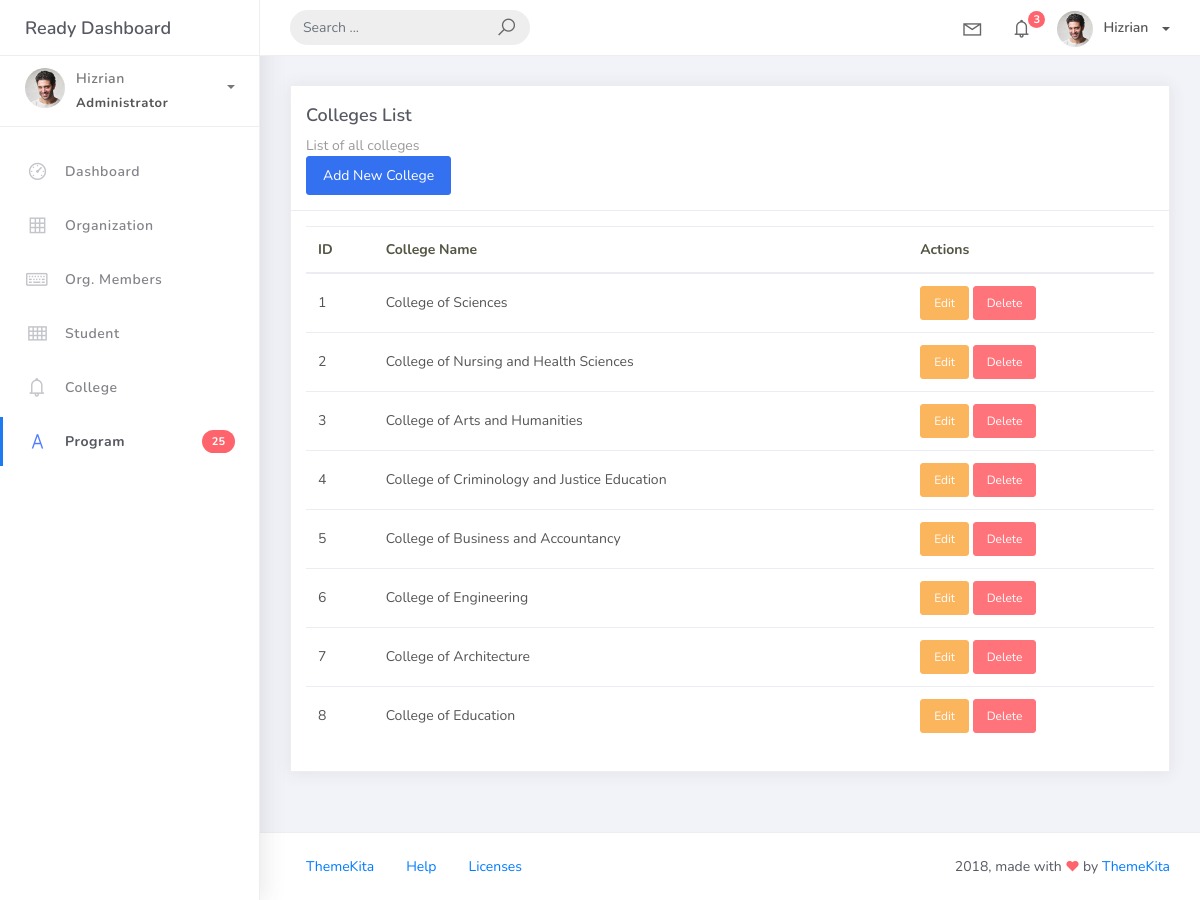
/college/, run on the app's committed database.
### studentorg/models.py (models this page shows, shortened)
class BaseModel(models.Model):
    created_at = models.DateTimeField(auto_now_add=True, db_index=True)
    updated_at = models.DateTimeField(auto_now=True)
    class Meta:
        abstract = True

class College(BaseModel):
    college_name = models.CharField(max_length=150)

### studentorg/views.py (the view)
# urls.py: path('college/', CollegeList.as_view(), name='college-list'),
class CollegeList(ListView):
    model = College
    context_object_name ='college'
    template_name ='college_list.html'

### templates/college_list.html (shortened to what this page needs)
{% extends 'base.html' %}
{% block content %}
<div class="content">
    <div class="container-fluid">
        <div class="row">
            <div class="col-md-12">
                <div class="card">
                    <div class="card-header">
                        <h4 class="card-title">Colleges List</h4>
                        <p class="card-category">List of all colleges</p>
                        <a href="{% url 'college-add' %}" class="btn btn-primary">Add New College</a>
                    </div>
                    <div class="card-body">
                        <div class="table-responsive">
                            <table class="table">
                                <thead>
                                    <tr>
                                        <th>ID</th>
                                        <th>College Name</th>
                                        <th>Actions</th>
                                    </tr>
                                </thead>
                                <tbody>
                                    {% for college in college %}
                                    <tr>
                                        <td>{{ college.id }}</td>
                                        <td>{{ college.college_name }}</td>
                                        <td>
                                            <a href="{% url 'college-update' college.pk %}" class="btn btn-warning btn-sm">Edit</a>
                                            <a href="{% url 'college-delete' college.pk %}" class="btn btn-danger btn-sm">Delete</a>
                                        </td>
                                    </tr>
                                    {% empty %}
                                    <tr>
                                        <td colspan="3" class="text-center">No colleges found.</td>
                                    </tr>
                                    {% endfor %}
                                </tbody>
                            </table>
                        </div>
                    </div>
                </div>
            </div>
        </div>
    </div>
</div>
{% endblock %}

### data on the page
College: id "1", college_name "College of Sciences"
College: id "2", college_name "College of Nursing and Health Sciences"
College: id "3", college_name "College of Arts and Humanities"
College: id "4", college_name "College of Criminology and Justice Education"
College: id "5", college_name "College of Business and Accountancy"
College: id "6", college_name "College of Engineering"
College: id "7", college_name "College of Architecture"
College: id "8", college_name "College of Education"
